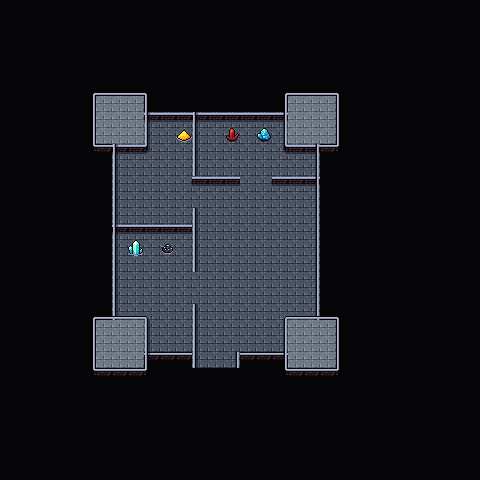

Rendered tile map (Tiled .tmx) drawn with the repository's tilesets; below, a short description and the map source with its tile grids summarised:
An orthogonal 30x30 tile map with 16x16 px tiles, 4 tile layers (Collision, Background, Walls, Clutter), 2 tilesets and 7 objects.

<map version="1.10" tiledversion="1.10.1" orientation="orthogonal" renderorder="right-down" width="30" height="30" tilewidth="16" tileheight="16" infinite="0" nextlayerid="8" nextobjectid="56">
 <editorsettings>
  <export target="wastetown..tmx" format="tmx" />
 </editorsettings>
 <tileset firstgid="1" source="../tileset/main.tsx" />
 <tileset firstgid="10113" source="../tileset/buildings.tsx" />
 <layer id="6" name="Collision" width="30" height="30">
  <data>[900 cells, 22 non-empty, 2 distinct tile ids]</data>
 </layer>
 <layer id="1" name="Background" width="30" height="30">
  <data>[900 cells, 720 non-empty, 2 distinct tile ids]</data>
 </layer>
 <layer id="2" name="Walls" width="30" height="30">
  <data>[900 cells, 266 non-empty, 19 distinct tile ids]</data>
 </layer>
 <layer id="3" name="Clutter" width="30" height="30">
  <properties>
   <property name="spriteLayer" type="bool" value="true" />
  </properties>
  <data>[900 cells, 19 non-empty, 8 distinct tile ids]</data>
 </layer>
 <objectgroup id="4" name="Objects">
  <object id="38" template="../obj/entry_up.tx" x="192" y="367.5" width="48" height="16">
   <properties>
    <property name="teleport" value="" />
   </properties>
  </object>
  <object id="48" template="../obj/treasure.tx" x="152" y="145.25" />
  <object id="51" template="../obj/treasure.tx" x="143.75" y="257.083" />
  <object id="52" template="../obj/gold.tx" x="241" y="142.25" />
  <object id="53" template="../obj/enemy.tx" x="246" y="198">
   <properties>
    <property name="enemy" value="Dwarf" />
   </properties>
  </object>
  <object id="54" template="../obj/enemy.tx" x="173.834" y="202.416">
   <properties>
    <property name="enemy" value="Dwarf" />
   </properties>
  </object>
  <object id="55" template="../obj/enemy.tx" x="185.333" y="294.5">
   <properties>
    <property name="enemy" value="Dwarf" />
   </properties>
  </object>
 </objectgroup>
</map>
